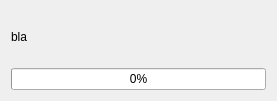
<?xml version="1.0" encoding="UTF-8"?>
<ui version="4.0">
 <class>FileSavingDialog</class>
 <widget class="QDialog" name="FileSavingDialog">
  <property name="geometry">
   <rect>
    <x>0</x>
    <y>0</y>
    <width>277</width>
    <height>101</height>
   </rect>
  </property>
  <property name="windowTitle">
   <string>Saving file</string>
  </property>
  <layout class="QGridLayout" name="gridLayout">
   <item row="0" column="0" colspan="2">
    <widget class="QLabel" name="label">
     <property name="text">
      <string>bla</string>
     </property>
    </widget>
   </item>
   <item row="1" column="0" colspan="2">
    <widget class="QProgressBar" name="progressBar">
     <property name="value">
      <number>0</number>
     </property>
    </widget>
   </item>
  </layout>
 </widget>
 <resources/>
 <connections/>
</ui>
